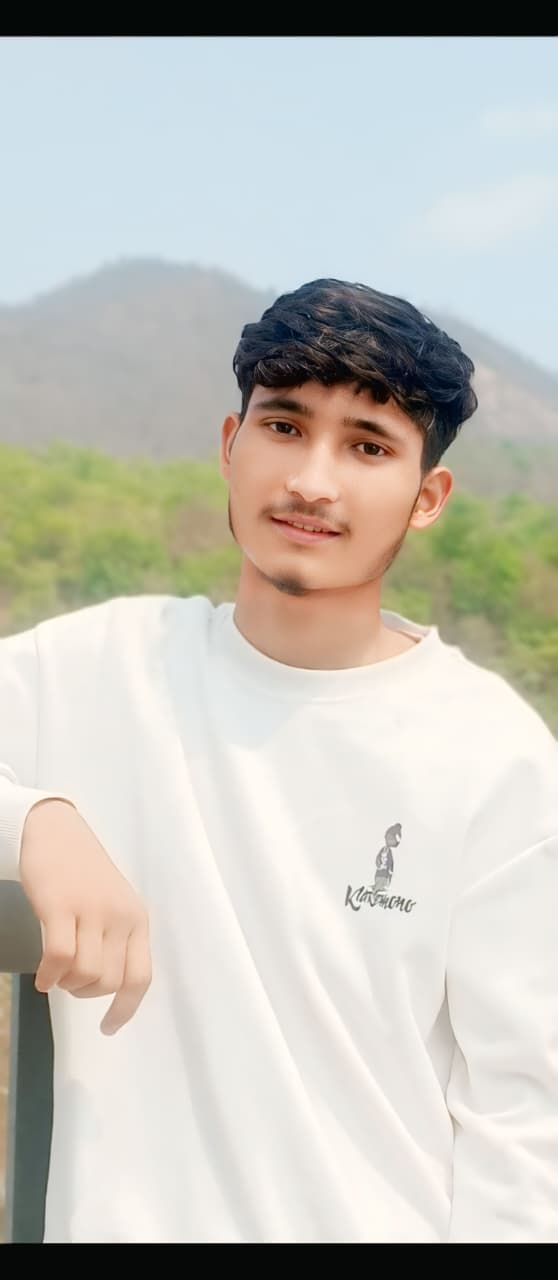
#> input picture DP-Python/rajendra_chimala_assignment_5/dataset/Binod Bohara/WhatsApp Image 2025-08-13 at 16.23.54_3965b262.jpg, 558 x 1280 px
$ python face_detection.py
#> lines starting #> are read from the running program, lines starting #| are printed output that depends on the picture; after the words box and inside, x2 and y2 are one past the last pixel; in counts of white or black regions, pixels touching at a corner belong together
import cv2
import numpy as np
import os


face_cascade = cv2.CascadeClassifier(cv2.data.haarcascades + "haarcascade_frontalface_default.xml")
recognizer = cv2.face.LBPHFaceRecognizer_create()

dataset_path = "dataset"
faces, labels = [], []
label_to_name = {}
label_count = 0

for person_name in os.listdir(dataset_path):
    person_path = os.path.join(dataset_path, person_name)
    if not os.path.isdir(person_path):
        continue

    label_to_name[label_count] = person_name
    for image_name in os.listdir(person_path):
        img_path = os.path.join(person_path, image_name)
        img = cv2.imread(img_path)
#> img is the input picture: shape (1280, 558, 3); mean B, G, R 185.9, 193.7, 195.2
        if img is None:
            continue

        gray = cv2.cvtColor(img, cv2.COLOR_BGR2GRAY)
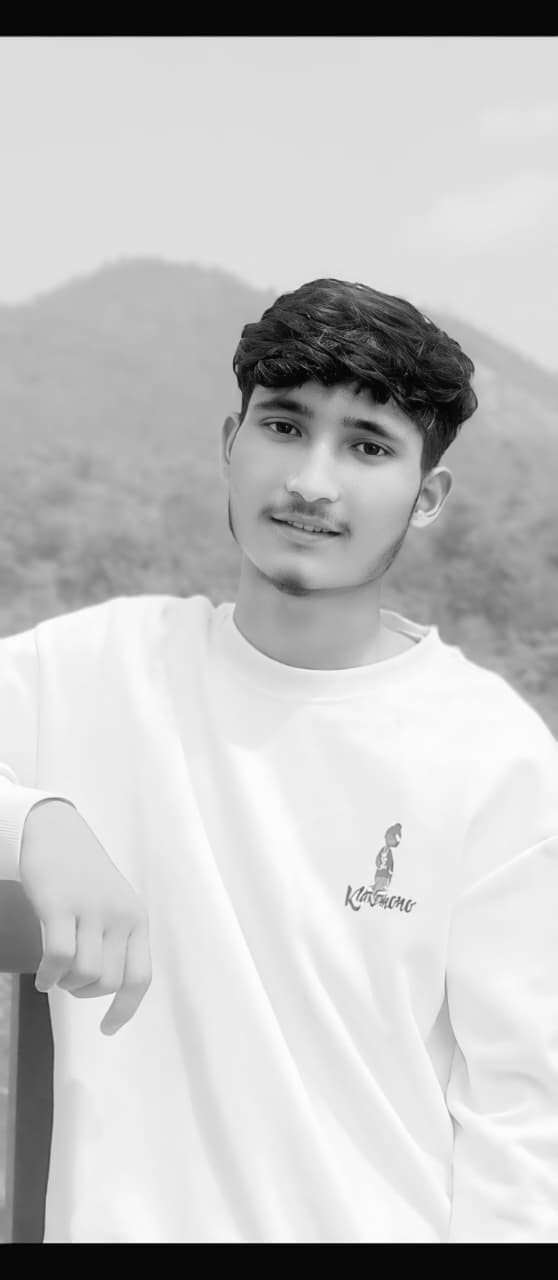
#> gray: shape (1280, 558); min 0, max 254, mean 193.3
        faces_detected = face_cascade.detectMultiScale(gray, scaleFactor=1.1, minNeighbors=5)
#> faces_detected = [[193, 337, 260, 260]]

        for (x, y, w, h) in faces_detected:
            face_resized = cv2.resize(gray[y:y+h, x:x+w], (200, 200))
            faces.append(face_resized)
            labels.append(label_count)
#> this loop made 1 pass
#> pass 1, `face_resized = cv2.resize(gray[y:y+h, x:x+w], (200, 200))`:
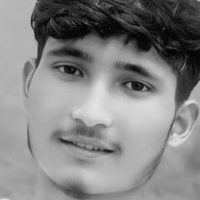
#> face_resized: shape (200, 200); min 1, max 227, mean 131.8
#> after the loop, faces = 1 item; labels = [0]
    label_count += 1
#> label_count = 1

faces = np.array(faces, dtype=np.uint8)
labels = np.array(labels, dtype=np.int32)

recognizer.train(faces, labels)

cap = cv2.VideoCapture(0)
AUTHORIZED_PERSON = "Rajendra Chimala"
CONFIDENCE_THRESHOLD = 75

while True:
    ret, frame = cap.read()
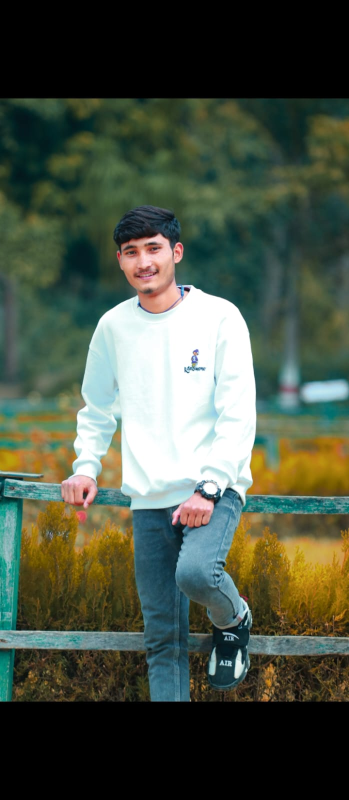
#> input picture DP-Python/rajendra_chimala_assignment_5/dataset/Binod Bohara/WhatsApp Image 2025-08-13 at 16.23.58_26f2587a.jpg, 698 x 1600 px, given in place of the camera (shown at 1/2 size)
#> frame is the input picture: shape (1600, 698, 3); mean B, G, R 69.3, 84.1, 74.8
    if not ret:
        break

    gray_frame = cv2.cvtColor(frame, cv2.COLOR_BGR2GRAY)
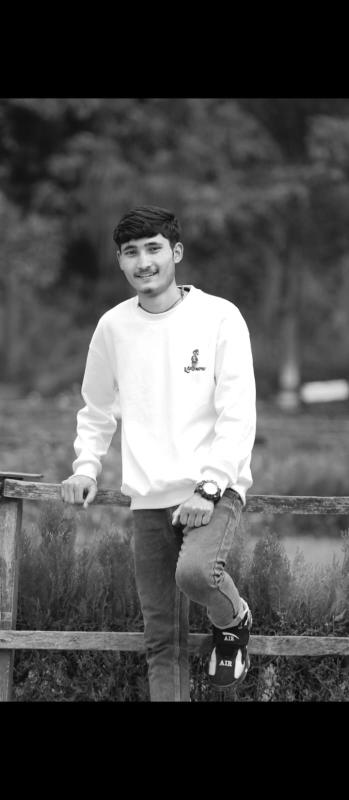
#> gray_frame: shape (1600, 698) (shown at 1/2 size); min 0, max 255, mean 79.7
    faces_detected = face_cascade.detectMultiScale(gray_frame, scaleFactor=1.1, minNeighbors=5)
#> faces_detected = [[153, 320, 130, 130], [220, 450, 135, 135]]

    for (x, y, w, h) in faces_detected:
        face_resized = cv2.resize(gray_frame[y:y+h, x:x+w], (200, 200))
        label, confidence = recognizer.predict(face_resized)
        name = label_to_name.get(label, "Unknown")

        if confidence < CONFIDENCE_THRESHOLD:
            color = (0, 255, 0)
            if name == AUTHORIZED_PERSON:
                print("Access Granted")
        else:
            color = (0, 0, 255)

        if confidence <60:
            cv2.putText(frame, f"[{name} ({int(confidence)})]", (x, y-10),
            cv2.FONT_HERSHEY_SIMPLEX, 0.8, color, 2)
            cv2.rectangle(frame, (x, y), (x+w, y+h), color, 2)
#> this loop made 2 passes
#> (x, y, w, h, label, confidence, name, color) on passes 1 to 2: (153, 320, 130, 130, 0, 0, 'Binod Bohara', (0, 255, 0)), (220, 450, 135, 135, 0, 0, 'Binod Bohara', (0, 255, 0))
#> pass 1, `face_resized = cv2.resize(gray_frame[y:y+h, x:x+w], (200, 200))`:
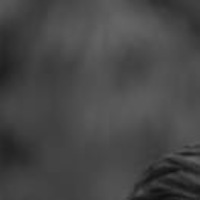
#> face_resized: shape (200, 200); min 15, max 101, mean 70.5
#> after the loop:
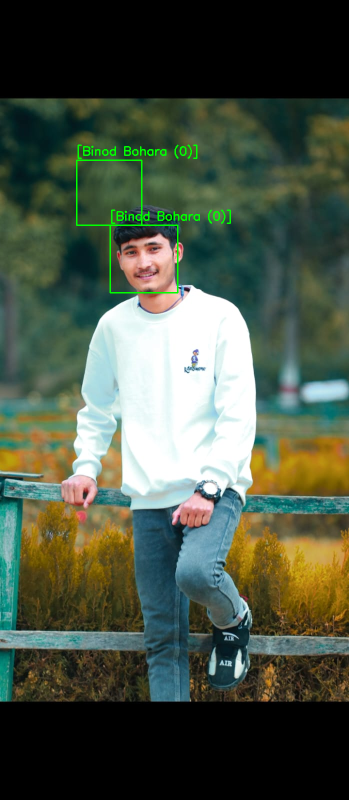
#> frame: shape (1600, 698, 3) (shown at 1/2 size); 0.59% of pixels changed, all inside (x1, y1, x2, y2) = (152, 289, 462, 587)

    cv2.imshow("Face Recognition", cv2.resize(frame,(400,400)))
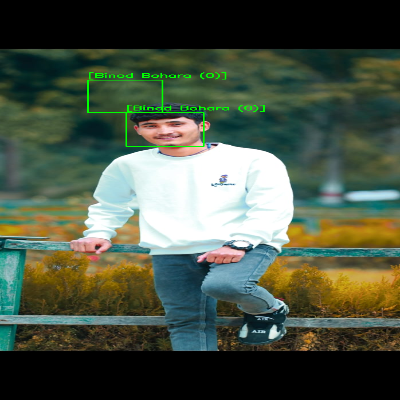
#> window 'Face Recognition': shape (400, 400, 3); mean B, G, R 69, 85.3, 74.5

    if cv2.waitKey(1) & 0xFF == ord(' '):
#> (key Esc is pressed here)
        break

cap.release()
cv2.destroyAllWindows()
